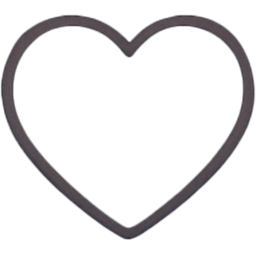
#> input picture Assets/Sprites/0Life.png, 256 x 256 px, found by its file name; its folder holds 4 pictures in this run
$ python ProcessImage.py
#> lines starting #> are read from the running program, lines starting #| are printed output that depends on the picture
import os
from PIL import Image

def add_padding_to_images(folder_path='sprites', padding=64):
    """
    Adds transparent padding to all PNG images in a specified folder without resizing.

    Args:
        folder_path (str): The path to the folder containing the images.
        padding (int): The number of transparent pixels to add to each side.
    """
#> called with folder_path = 'sprites', padding = 64
    if not os.path.isdir(folder_path):
        print(f"Error: Folder '{folder_path}' not found.")
        return

    print(f"Adding padding to PNG files in '{folder_path}'...")

    for filename in os.listdir(folder_path):
        if filename.lower().endswith('.png'):
            try:
                filepath = os.path.join(folder_path, filename)
                img = Image.open(filepath)
#> img is the input picture: PIL image 256x256 RGBA; mean R, G, B, A 154.3, 149.3, 148.8, 32

                # Ensure image is in RGBA to handle transparency
                if img.mode != 'RGBA':
                    img = img.convert('RGBA')

                # Calculate the new size with padding
                new_width = img.width + 2 * padding
#> new_width = 384
                new_height = img.height + 2 * padding
#> new_height = 384

                # Create a new image with a transparent background
                padded_img = Image.new('RGBA', (new_width, new_height), (0, 0, 0, 0))
#> padded_img: PIL image 384x384 RGBA; every value is 0

                # Paste the original image onto the center of the new image
                padded_img.paste(img, (padding, padding))
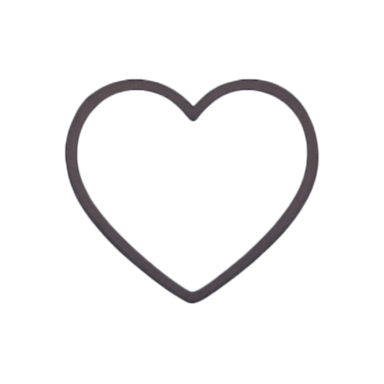
#> padded_img: PIL image 384x384 RGBA; mean R, G, B, A 68.6, 66.3, 66.1, 14.2; transparent parts drawn white

                # Save the padded image, replacing the original file
                padded_img.save(filepath, 'PNG')

                print(f"Processed: {filename} -> New dimensions: {new_width}x{new_height}")
#| Processed: 0Life.png -> New dimensions: 384x384

            except Exception as e:
                print(f"Error processing {filename}: {e}")
#> pass 2 of the loop in add_padding_to_images, `for filename in os.listdir(folder_path):`:
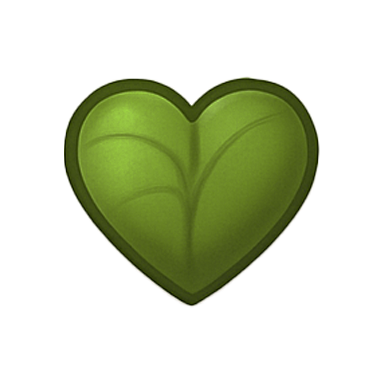
#> input picture Assets/Sprites/1ExtraLife.png, 384 x 384 px, found by its file name
#> in add_padding_to_images, img is the input picture: PIL image 384x384 RGBA; mean R, G, B, A 58.6, 63.8, 38.1, 72.6
#> in add_padding_to_images, `padded_img.paste(img, (padding, padding))`:
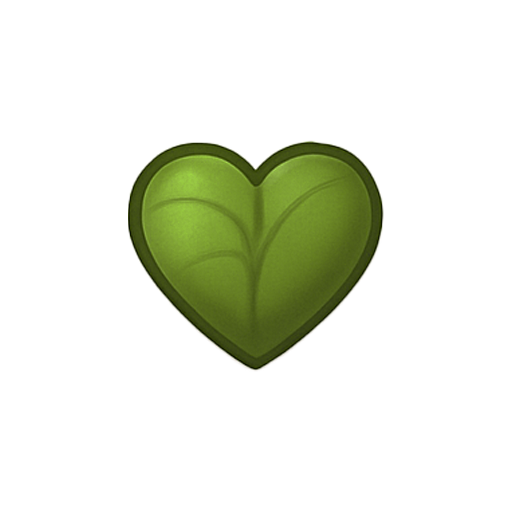
#> padded_img: PIL image 512x512 RGBA; mean R, G, B, A 33, 35.9, 21.5, 40.8; transparent parts drawn white
#| Processed: 1ExtraLife.png -> New dimensions: 512x512
#> pass 3 of the loop in add_padding_to_images, `for filename in os.listdir(folder_path):`:
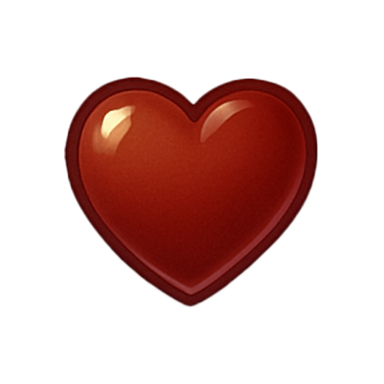
#> input picture Assets/Sprites/1Life.png, 384 x 384 px, found by its file name
#> in add_padding_to_images, img is the input picture: PIL image 384x384 RGBA; mean R, G, B, A 69, 36.7, 32.3, 72.8
#> in add_padding_to_images, `padded_img.paste(img, (padding, padding))`:
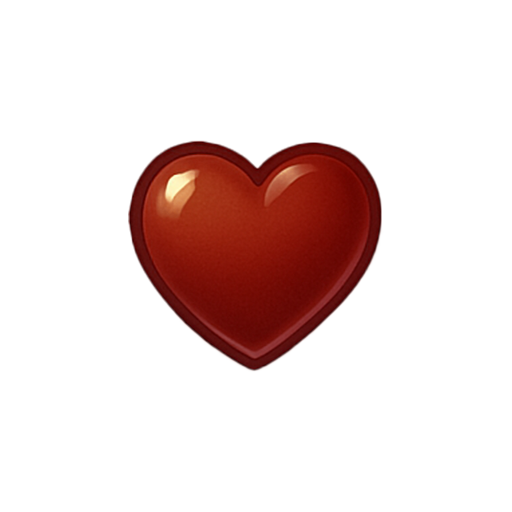
#> padded_img: PIL image 512x512 RGBA; mean R, G, B, A 38.8, 20.7, 18.2, 40.9; transparent parts drawn white
#| Processed: 1Life.png -> New dimensions: 512x512
#> the loop made 4 passes; the first 3 are shown

    print("Processing complete. ✨")

if __name__ == '__main__':
    # Ensure you have a backup of your original images before running.
    add_padding_to_images()
